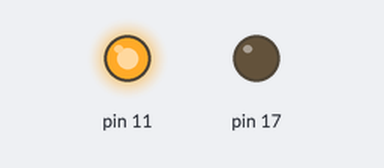
Simulated run of this sketch. Board: Arduino Uno, built with avr-gcc and run on an emulated ATmega328P. On the bench: output pins drawn as LEDs (lit = HIGH). At 3.0 s the program stops and its outputs stay as they are.

Above: at 0.25 s.
At 0.6 s:
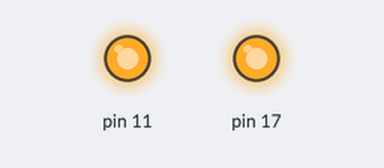
Timing chart, 0 to 2.1 s (numbered marks = the images above):
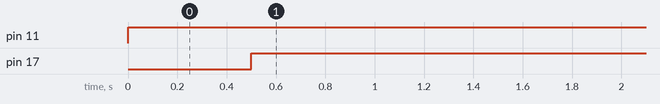

Measured:
- by itself, pin 11: LOW → HIGH at 0.00 s
- by itself, pin 17: LOW → HIGH at 0.50 s

The sketch:

blink3.ino
```cpp
#define F_CPU 160000000UL
#include<AVR/IO.h>
int main(void)
{
  DDRB |= (1<<PB3);
  DDRC |= (1<<PC3);
  PORTB |= (1<<PB3);
  while(1)
  {
     PORTB |= (1<<PB3);
     _delay_ms(500);
     if(PINB &(1<<PB3))
     {
      PORTC |=(1<<PC3);
      _delay_ms(500);
     }

  }
  return 0;
}
```
